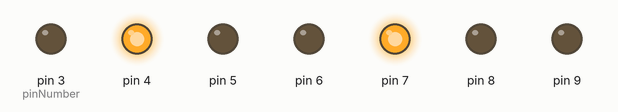
The sketch below on a simulated Arduino Uno, built with avr-gcc and run on an emulated ATmega328P. On the bench: output pins drawn as LEDs (lit = HIGH).

Above: at 0.2 s.
At 1.2 s:
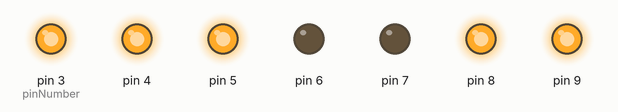
At 2.2 s:
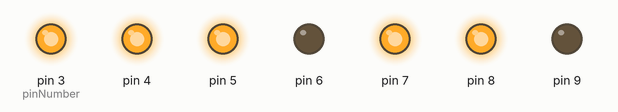
At 5.7 s:
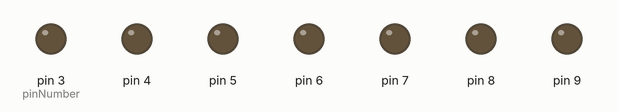
Timing chart, 0 to 6.9 s (numbered marks = the images above):
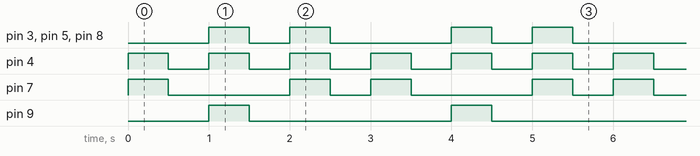

The sketch:

Lesson21.ino
```cpp
/*
21 MC猜数字 - 3 while循环
太极创客
www.taichi-maker.com

此程序用于太极创客<<零基础入门学用Arduino教程>>
21 MC猜数字 - 3 while循环
课程的演示实验使用。

2017-04-21
*/
void setup() {
  int pinNumber = 3;
  while(pinNumber <= 9){
    pinMode(pinNumber, OUTPUT);
    pinNumber = pinNumber + 1;
  }
}

void loop() {
   // 显示 1:
    digitalWrite(4, HIGH);
    digitalWrite(7, HIGH);
    delay(500);

  // 清理显示内容
    digitalWrite(3, LOW);
    digitalWrite(4, LOW);
    digitalWrite(5, LOW);
    digitalWrite(6, LOW);
    digitalWrite(7, LOW);
    digitalWrite(8, LOW);
    digitalWrite(9, LOW);
    delay(500);

  // 显示 2:
    digitalWrite(3, HIGH);
    digitalWrite(4, HIGH);
    digitalWrite(5, HIGH);
    digitalWrite(8, HIGH);
    digitalWrite(9, HIGH);
    delay(500);

  // 清理显示内容
    digitalWrite(3, LOW);
    digitalWrite(4, LOW);
    digitalWrite(5, LOW);
    digitalWrite(6, LOW);
    digitalWrite(7, LOW);
    digitalWrite(8, LOW);
    digitalWrite(9, LOW);
    delay(500);

  // 显示 3:
    digitalWrite(3, HIGH);
    digitalWrite(4, HIGH);
    digitalWrite(5, HIGH);
    digitalWrite(7, HIGH);
    digitalWrite(8, HIGH);
    delay(500);

  // 清理显示内容
    digitalWrite(3, LOW);
    digitalWrite(4, LOW);
    digitalWrite(5, LOW);
    digitalWrite(6, LOW);
    digitalWrite(7, LOW);
    digitalWrite(8, LOW);
    digitalWrite(9, LOW);
    delay(500);
}
```

Measured:
- by itself, pin 3 (pinNumber), pin 5, pin 8: repeats every 3.0 s: LOW 0.50 s, HIGH 0.50 s, LOW 1.5 s, HIGH 0.50 s
- by itself, pin 4: alternates HIGH for 0.50 s and LOW for 0.50 s
- by itself, pin 7: repeats every 3.0 s: LOW 1.5 s, HIGH 0.50 s, LOW 0.50 s, HIGH 0.50 s
- by itself, pin 9: alternates HIGH for 0.50 s and LOW for 2.5 s
